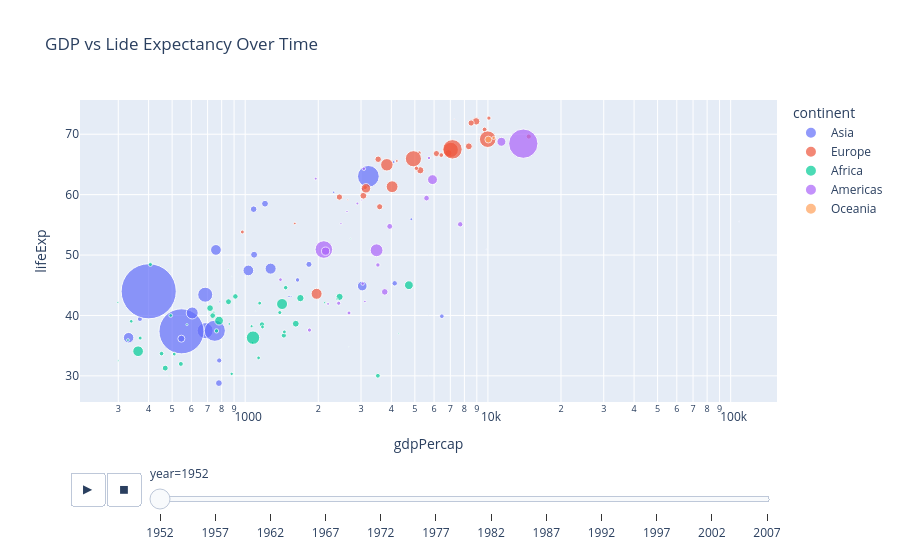

The cell this chart's notebook holds for it:
### Markdown cell above
---
## 📝 Task 8 — Interactive Charts with Plotly Express

### Background
Plotly Express (imported as `px`) creates fully interactive charts in one or two lines. Charts support hover info, zoom, and filtering by legend clicks out of the box.

### 🎯 Your Task
Use the **built-in `gapminder` dataset** (`px.data.gapminder()`) to create:

**Part A — Animated Scatter Plot:**  
Plot `gdpPercap` (x, log scale) vs `lifeExp` (y), with:
- Bubble size = `pop`
- Color = `continent`
- Animation frame = `year`
- Title: "GDP vs Life Expectancy Over Time"

**Part B — Bar Chart (2007 snapshot):**  
Filter for `year == 2007` and `continent == 'Asia'`. Plot a bar chart of `country` vs `lifeExp`, sorted descending. Title: "Life Expectancy in Asia (2007)".

> 💡 **Hint for Part A:** `px.scatter(..., animation_frame='year', log_x=True, size='pop', size_max=60)`  
> 💡 **Hint for Part B:** Use `df.sort_values('lifeExp', ascending=False)` before plotting.

### Code cell
import plotly.express as px

gapminder = px.data.gapminder()

# YOUR CODE HERE — Part A: Animated scatter plot
px.scatter(
    data_frame=gapminder, x='gdpPercap', log_x=True, y='lifeExp', animation_frame='year', size='pop',
    size_max=60, color='continent', title='GDP vs Lide Expectancy Over Time'
)

### Figure 1 — Plotly figure (JSON) as saved in the notebook; plotly's stock layout.template omitted (floating-point values rounded to 4 significant figures)
{"data": [{"hovertemplate": "continent=Asia<br>year=1952<br>gdpPercap=%{x}<br>lifeExp=%{y}<br>pop=%{marker.size}<extra></extra>", "legendgroup": "Asia", "marker": {"color": "#636efa", "size": [8425333, 120447, 46886859, 4693836, 556263527, 2125900, 372000000, 82052000, 17272000, 5441766, 1620914, 86459025, 607914, 8865488, 20947571, 160000, 1439529, 6748378, 800663, 20092996, 9182536, 507833, 41346560, 22438691, 4005677, 1127000, 7982342, 3661549, 8550362, 21289402, 26246839, 1030585, 4963829], "sizemode": "area", "sizeref": 366300.0, "symbol": "circle"}, "mode": "markers", "name": "Asia", "orientation": "v", "showlegend": true, "type": "scatter", "x": [779.4, 9867.0, 684.2, 368.5, 400.4, 3054.0, 546.6, 749.7, 3035.0, 4130.0, 4087.0, 3217.0, 1547.0, 1088.0, 1031.0, 108400.0, 4835.0, 1831.0, 786.6, 331.0, 545.9, 1828.0, 684.6, 1273.0, 6460.0, 2315.0, 1084.0, 1643.0, 1207.0, 757.8, 605.1, 1516.0, 781.7], "xaxis": "x", "y": [28.8, 50.94, 37.48, 39.42, 44.0, 60.96, 37.37, 37.47, 44.87, 45.32, 65.39, 63.03, 43.16, 50.06, 47.45, 55.56, 55.93, 48.46, 42.24, 36.32, 36.16, 37.58, 43.44, 47.75, 39.88, 60.4, 57.59, 45.88, 58.5, 50.85, 40.41, 43.16, 32.55], "yaxis": "y"}, {"hovertemplate": "continent=Europe<br>year=1952<br>gdpPercap=%{x}<br>lifeExp=%{y}<br>pop=%{marker.size}<extra></extra>", "legendgroup": "Europe", "marker": {"color": "#EF553B", "size": [1282697, 6927772, 8730405, 2791000, 7274900, 3882229, 9125183, 4334000, 4090500, 42459667, 69145952, 7733250, 9504000, 147962, 2952156, 47666000, 413834, 10381988, 3327728, 25730551, 8526050, 16630000, 6860147, 3558137, 1489518, 28549870, 7124673, 4815000, 22235677, 50430000], "sizemode": "area", "sizeref": 366300.0, "symbol": "circle"}, "mode": "markers", "name": "Europe", "orientation": "v", "showlegend": true, "type": "scatter", "x": [1601.0, 6137.0, 8343.0, 973.5, 2444.0, 3119.0, 6876.0, 9692.0, 6425.0, 7030.0, 7144.0, 3531.0, 5264.0, 7268.0, 5210.0, 4931.0, 2648.0, 8942.0, 10100.0, 4029.0, 3068.0, 3145.0, 3581.0, 5075.0, 4215.0, 3834.0, 8528.0, 14730.0, 1969.0, 9980.0], "xaxis": "x", "y": [55.23, 66.8, 68.0, 53.82, 59.6, 61.21, 66.87, 70.78, 66.55, 67.41, 67.5, 65.86, 64.03, 72.49, 66.91, 65.94, 59.16, 72.13, 72.67, 61.31, 59.82, 61.05, 58.0, 64.36, 65.57, 64.94, 71.86, 69.62, 43.59, 69.18], "yaxis": "y"}, {"hovertemplate": "continent=Africa<br>year=1952<br>gdpPercap=%{x}<br>lifeExp=%{y}<br>pop=%{marker.size}<extra></extra>", "legendgroup": "Africa", "marker": {"color": "#00cc96", "size": [9279525, 4232095, 1738315, 442308, 4469979, 2445618, 5009067, 1291695, 2682462, 153936, 14100005, 854885, 2977019, 63149, 22223309, 216964, 1438760, 20860941, 420702, 284320, 5581001, 2664249, 580653, 6464046, 748747, 863308, 1019729, 4762912, 2917802, 3838168, 1022556, 516556, 9939217, 6446316, 485831, 3379468, 33119096, 257700, 2534927, 60011, 2755589, 2143249, 2526994, 14264935, 8504667, 290243, 8322925, 1219113, 3647735, 5824797, 2672000, 3080907], "sizemode": "area", "sizeref": 366300.0, "symbol": "circle"}, "mode": "markers", "name": "Africa", "orientation": "v", "showlegend": true, "type": "scatter", "x": [2449.0, 3521.0, 1063.0, 851.2, 543.3, 339.3, 1173.0, 1071.0, 1179.0, 1103.0, 780.5, 2126.0, 1389.0, 2670.0, 1419.0, 375.6, 328.9, 362.1, 4293.0, 485.2, 911.3, 510.2, 299.9, 853.5, 298.8, 575.6, 2388.0, 1443.0, 369.2, 452.3, 743.1, 1968.0, 1688.0, 468.5, 2424.0, 761.9, 1077.0, 2719.0, 493.3, 879.6, 1450.0, 879.8, 1136.0, 4725.0, 1616.0, 1148.0, 716.7, 859.8, 1468.0, 734.8, 1147.0, 406.9], "xaxis": "x", "y": [43.08, 30.02, 38.22, 47.62, 31.98, 39.03, 38.52, 35.46, 38.09, 40.72, 39.14, 42.11, 40.48, 34.81, 41.89, 34.48, 35.93, 34.08, 37.0, 30.0, 43.15, 33.61, 32.5, 42.27, 42.14, 38.48, 42.72, 36.68, 36.26, 33.69, 40.54, 50.99, 42.87, 31.29, 41.73, 37.44, 36.32, 52.72, 40.0, 46.47, 37.28, 30.33, 32.98, 45.01, 38.63, 41.41, 41.22, 38.6, 44.6, 39.98, 42.04, 48.45], "yaxis": "y"}, {"hovertemplate": "continent=Americas<br>year=1952<br>gdpPercap=%{x}<br>lifeExp=%{y}<br>pop=%{marker.size}<extra></extra>", "legendgroup": "Americas", "marker": {"color": "#ab63fa", "size": [17876956, 2883315, 56602560, 14785584, 6377619, 12350771, 926317, 6007797, 2491346, 3548753, 2042865, 3146381, 3201488, 1517453, 1426095, 30144317, 1165790, 940080, 1555876, 8025700, 2227000, 662850, 157553000, 2252965, 5439568], "sizemode": "area", "sizeref": 366300.0, "symbol": "circle"}, "mode": "markers", "name": "Americas", "orientation": "v", "showlegend": true, "type": "scatter", "x": [5911.0, 2677.0, 2109.0, 11370.0, 3940.0, 2144.0, 2627.0, 5587.0, 1398.0, 3522.0, 3048.0, 2428.0, 1840.0, 2195.0, 2899.0, 3478.0, 3112.0, 2480.0, 1952.0, 3759.0, 3082.0, 3023.0, 13990.0, 5717.0, 7690.0], "xaxis": "x", "y": [62.48, 40.41, 50.92, 68.75, 54.74, 50.64, 57.21, 59.42, 45.93, 48.36, 45.26, 42.02, 37.58, 41.91, 58.53, 50.79, 42.31, 55.19, 62.65, 43.9, 64.28, 59.1, 68.44, 66.07, 55.09], "yaxis": "y"}, {"hovertemplate": "continent=Oceania<br>year=1952<br>gdpPercap=%{x}<br>lifeExp=%{y}<br>pop=%{marker.size}<extra></extra>", "legendgroup": "Oceania", "marker": {"color": "#FFA15A", "size": [8691212, 1994794], "sizemode": "area", "sizeref": 366300.0, "symbol": "circle"}, "mode": "markers", "name": "Oceania", "orientation": "v", "showlegend": true, "type": "scatter", "x": [10040.0, 10560.0], "xaxis": "x", "y": [69.12, 69.39], "yaxis": "y"}], "layout": {"legend": {"itemsizing": "constant", "title": {"text": "continent"}, "tracegroupgap": 0}, "sliders": [{"active": 0, "currentvalue": {"prefix": "year="}, "len": 0.9, "pad": {"b": 10, "t": 60}, "steps": [{"args": [["1952"], {"frame": {"duration": 0, "redraw": false}, "fromcurrent": true, "mode": "immediate", "transition": {"duration": 0, "easing": "linear"}}], "label": "1952", "method": "animate"}, {"args": [["1957"], {"frame": {"duration": 0, "redraw": false}, "fromcurrent": true, "mode": "immediate", "transition": {"duration": 0, "easing": "linear"}}], "label": "1957", "method": "animate"}, {"args": [["1962"], {"frame": {"duration": 0, "redraw": false}, "fromcurrent": true, "mode": "immediate", "transition": {"duration": 0, "easing": "linear"}}], "label": "1962", "method": "animate"}, {"args": [["1967"], {"frame": {"duration": 0, "redraw": false}, "fromcurrent": true, "mode": "immediate", "transition": {"duration": 0, "easing": "linear"}}], "label": "1967", "method": "animate"}, {"args": [["1972"], {"frame": {"duration": 0, "redraw": false}, "fromcurrent": true, "mode": "immediate", "transition": {"duration": 0, "easing": "linear"}}], "label": "1972", "method": "animate"}, {"args": [["1977"], {"frame": {"duration": 0, "redraw": false}, "fromcurrent": true, "mode": "immediate", "transition": {"duration": 0, "easing": "linear"}}], "label": "1977", "method": "animate"}, {"args": [["1982"], {"frame": {"duration": 0, "redraw": false}, "fromcurrent": true, "mode": "immediate", "transition": {"duration": 0, "easing": "linear"}}], "label": "1982", "method": "animate"}, {"args": [["1987"], {"frame": {"duration": 0, "redraw": false}, "fromcurrent": true, "mode": "immediate", "transition": {"duration": 0, "easing": "linear"}}], "label": "1987", "method": "animate"}, {"args": [["1992"], {"frame": {"duration": 0, "redraw": false}, "fromcurrent": true, "mode": "immediate", "transition": {"duration": 0, "easing": "linear"}}], "label": "1992", "method": "animate"}, {"args": [["1997"], {"frame": {"duration": 0, "redraw": false}, "fromcurrent": true, "mode": "immediate", "transition": {"duration": 0, "easing": "linear"}}], "label": "1997", "method": "animate"}, {"args": [["2002"], {"frame": {"duration": 0, "redraw": false}, "fromcurrent": true, "mode": "immediate", "transition": {"duration": 0, "easing": "linear"}}], "label": "2002", "method": "animate"}, {"args": [["2007"], {"frame": {"duration": 0, "redraw": false}, "fromcurrent": true, "mode": "immediate", "transition": {"duration": 0, "easing": "linear"}}], "label": "2007", "method": "animate"}], "x": 0.1, "xanchor": "left", "y": 0, "yanchor": "top"}], "title": {"text": "GDP vs Lide Expectancy Over Time"}, "updatemenus": [{"buttons": [{"args": [null, {"frame": {"duration": 500, "redraw": false}, "fromcurrent": true, "mode": "immediate", "transition": {"duration": 500, "easing": "linear"}}], "label": "&#9654;", "method": "animate"}, {"args": [[null], {"frame": {"duration": 0, "redraw": false}, "fromcurrent": true, "mode": "immediate", "transition": {"duration": 0, "easing": "linear"}}], "label": "&#9724;", "method": "animate"}], "direction": "left", "pad": {"r": 10, "t": 70}, "showactive": false, "type": "buttons", "x": 0.1, "xanchor": "right", "y": 0, "yanchor": "top"}], "xaxis": {"anchor": "y", "domain": [0, 1], "title": {"text": "gdpPercap"}, "type": "log"}, "yaxis": {"anchor": "x", "domain": [0, 1], "title": {"text": "lifeExp"}}}}
